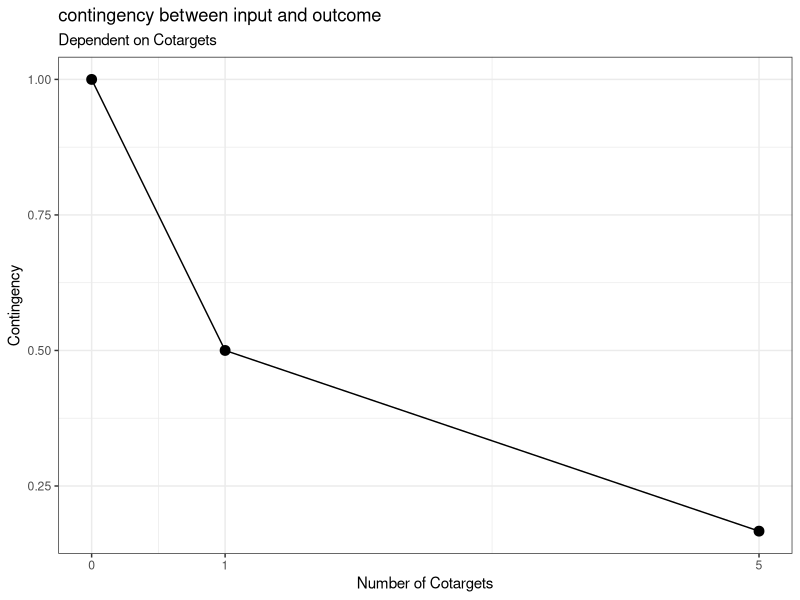
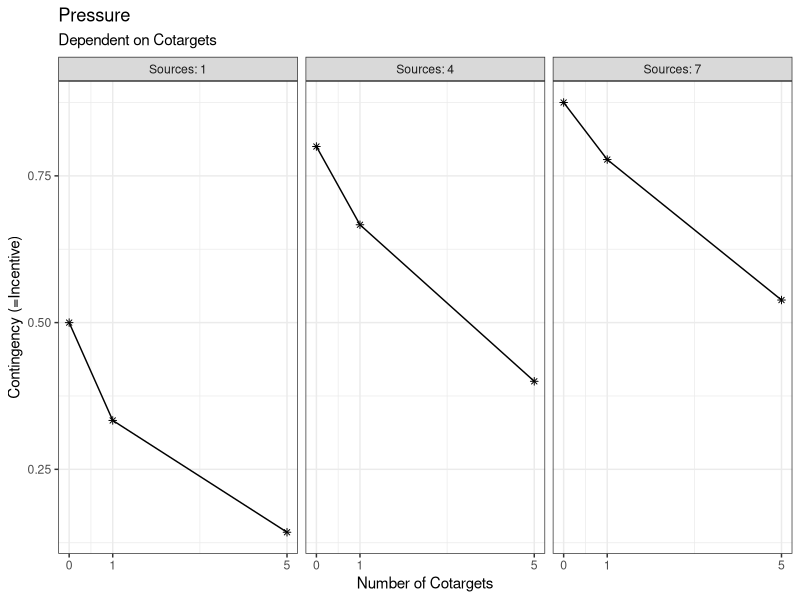
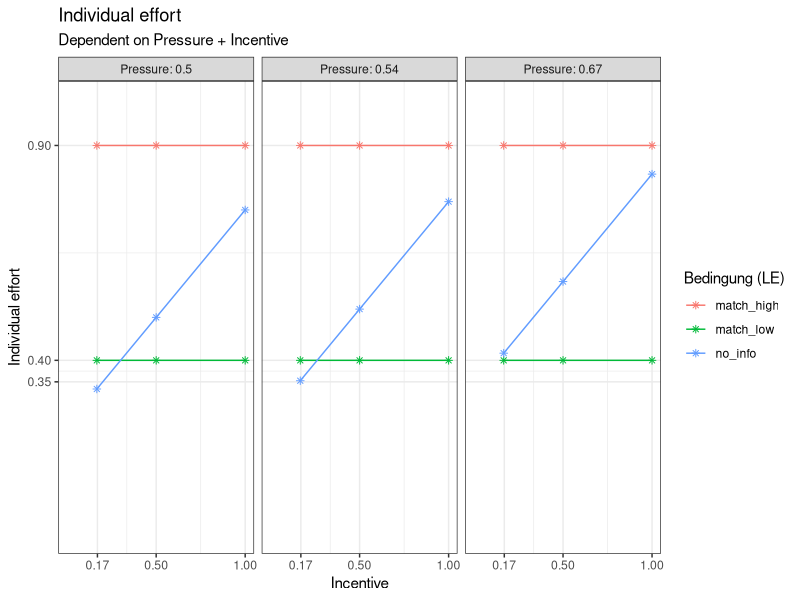
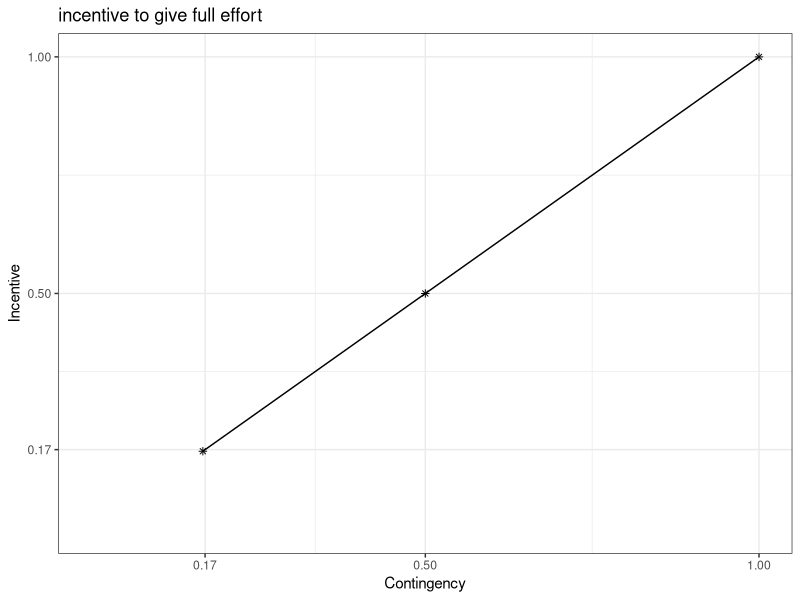
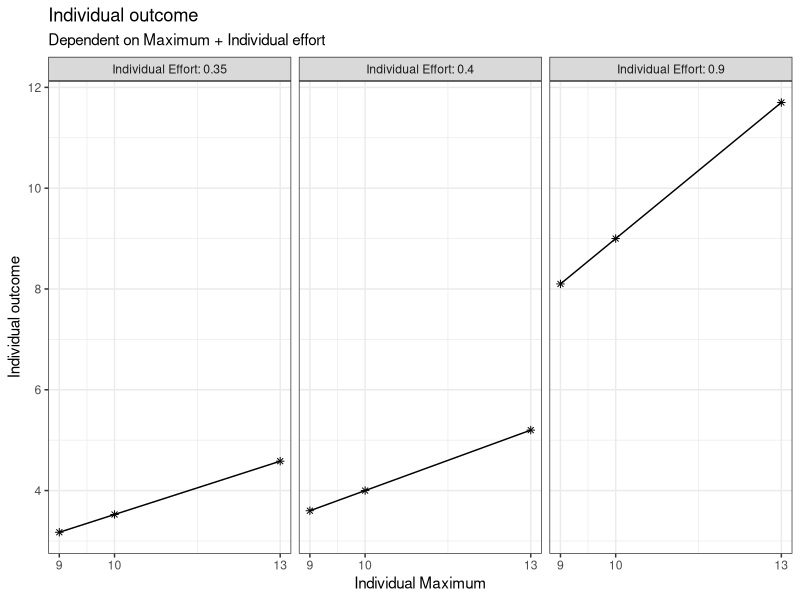

These figures' R source, in order:
###Creating of the base functions to compute the outcome of the simulation later on

# load the necessary libraries (these command are executed in the Quarto Script too, but they remain in this section for better traceability)
library(ggplot2)
library(dplyr)
library(multcomp)

#' p1 Compute the contingency between input and outcome
#' 
#' @param CT number of people who are also viewed as targets of social pressure. Ranges from 0 to infinite (discrete)
#' 
#' @return (CON) contingency between input and outcome. Ranges from 0 to 1 (continuous)

get_CON <- function(CT) {
  n <- CT + 1
  CON <- 1/n
  return(CON)
}

# (example) check vectorized form:
CT <- c(0, 1, 5)
CON <- get_CON(CT)
CON

# (example) create data for CT 
plot_data_CON <- expand.grid(
  CT = c(0, 1, 5)
)

# (example) compute CON from the CT data
plot_data_CON$CON <- get_CON(
  CT = plot_data_CON$CT
)

# (example) plot a visual graph for the p1-function
plot_p1 <- ggplot(plot_data_CON, aes(x = CT, y = CON)) +
  geom_point(size = 3) +
  labs(title = "contingency between input and outcome", 
       subtitle = "Dependent on Cotargets", 
       y = "Contingency", 
       x = "Number of Cotargets") +
  scale_x_continuous(limits = c(0, 5), breaks = c(0, 1, 5)) +
  theme_bw() +
  geom_line()



#' p2 compute the social pressure on each given target member of the group
#' 
#' @param CT number of people who are also viewed as targets of social impact. Ranges from 0 to infinite (discrete)
#' @param S number of people viewed as source of social pressure. Ranges from 0 to infinite (discrete)
#' 
#' @return (P) social pressure. Ranges from 0 to 1 (continuous)

get_P <- function (CT, S) {
  P <- S/(S+CT+1)
  return(P)
}

# (example) check vectorized form:
CT <- c(0, 1, 5)
S <- c(1, 4, 7)
P <- get_P(CT, S)
P

# (example) create data for CT and S 
plot_data_P <- expand.grid(
  CT = c(0, 1, 5),
  S = c(1, 4, 7)
)

# (example) compute pressure from CT and S
plot_data_P$P <- get_P(
  CT = plot_data_P$CT,
  S = plot_data_P$S
)

# (example) create an extra column for the plotting
plot_data_P$S_label <- paste("Sources:", plot_data_P$S)

# (example) plot a visual graph for the p2-function
plot_p2 <-ggplot(plot_data_P, aes(x = CT, y = P)) +
  geom_point(shape = 8) +
  facet_wrap(~plot_data_P$S_label) +
  labs(title = "Pressure", subtitle = "Dependent on Cotargets", y = "Contingency (=Incentive)", x = "Number of Cotargets") +
  scale_x_continuous(limits = c(0, 5), breaks = c(0, 1, 5)) +
  theme_bw() +
  geom_line()



#' t1 compute the incentive to give full effort
#' 
#' @param CON number of people who are also viewed as targets of social impact. Ranges from 0 to infinite (discrete)
#' 
#' @return (INC) incentive to give full effort. Ranges from 0 to 1 (continuous)

#define the social loafing replication condition

get_INC <- function(CON) {
  INC = CON
  return(INC)
}

# (example) check vectorized form:
INC <- get_INC(CON)
INC

# (example) create data for CT 
plot_data_INC <- expand.grid(
  CON = CON
)

# (example) compute the incentive from CT 
plot_data_INC$INC <- get_INC(
  CON = plot_data_INC$CON
)
# (example) plot a visual graph for the t1-function
plot_t1 <- ggplot(plot_data_INC, aes(x = CON, y = INC)) +
  geom_point(shape = 8) +
  labs(title = "incentive to give full effort", y = "Incentive", x = "Contingency") +
  scale_x_continuous(limits = c(0, 1), breaks = c(round(CON, digits = 2))) +
  scale_y_continuous(limits = c(0, 1), breaks = c(round(INC, digits = 2))) +
  theme_bw() +
  geom_line()


#' t3 transform the EMC condition into loafing expectation
#' 
#' @param EMC Effort condition. ordinal variable with the values "1", "2" or "3"
#' 
#' @return (LE) loafing expectation. ordinal variable with possible values as followed: 
#' "match_low", "no_info", "match_high"

get_LE <- function(EMC) {
  LE <- case_match(EMC,
                    1 ~ "match_low",
                    2 ~ "no_info",
                    3 ~ "match_high"
  )
  return(LE)
}

# (example) check vectorized form:
EMC <- c(1, 2, 3)
LE <- get_LE(EMC)
LE

# no example plot is computed, cause there's nothing to show - with the execution of LE we can see the 
# function is working with vectors 


#' p3 compute the individual effort 
#' 
#' @param INC incentive to give full effort. Ranges from 0 to 1 (continuous)
#' @param P social pressure. Ranges from 0 to 1 (continuous)
#' @param LE loafing expectation. ordinal variable with possible values as followed: 
#' "match_low", "no_info", "match_high"
#' 
#' @return (IE) individual effort. Ranges from 0 to 1 (continuous)

get_IE <- function(INC, P, LE) {
  # the Social Loafing baseline (Latané)
  # whilst CT increases, the output decreases
  loafing_effort <- 0.5 * INC + 0.5 * P
  
  # the effort matching logic
  # we're definign fix values which represent the expectation for the "alone"-
  # condition of other subjects (independent of the current group size)
  final_IE <- case_when(
    # condition: co-Target is not loafing in its "alone"-condition
    LE == "match_high" ~ 0.9, 
    
    # condition: Co-Target is loafing in its "alone"-condition
    LE == "match_low"  ~ 0.4, 
    
    # In der no_info Bedingung greift das klassische Modell (Loafing)
    LE == "no_info"    ~ loafing_effort,
    
    TRUE                ~ loafing_effort
  )
  
  return(final_IE)
}

# (example) check vectorized form:
LE <- c("match_high", "match_low", "no_info")
IE <- get_IE(INC, P, LE)
IE


# (example) create data for INC, P and LE
plot_data_IE <- expand.grid(
  INC = INC,
  P = P,
  LE = c("match_high", "match_low", "no_info")
)

# (example) compute the individual effort from INC, P and LE
plot_data_IE$IE <- get_IE(
  INC = plot_data_IE$INC,
  P = plot_data_IE$P, 
  LE = plot_data_IE$LE
)

# (example) create an extra column for the plotting
plot_data_IE$P_label <- paste("Pressure:", round(plot_data_IE$P, digits = 2))

# (example) plot a visual graph for the p3-function
plot_p3 <- ggplot(plot_data_IE, aes(x = INC, y = IE, color = LE, group = LE)) +
  geom_point(shape = 8) +
  facet_wrap(~P_label) +
  labs(title = "Individual effort", 
       subtitle = "Dependent on Pressure + Incentive", 
       y = "Individual effort", 
       x = "Incentive", 
       color = "Bedingung (LE)") +
  scale_x_continuous(limits = c(0, 1), breaks = c(round(INC, digits = 2))) +
  scale_y_continuous(limits = c(0, 1), breaks = c(round(IE, digits = 2))) +
  theme_bw() +
  geom_line()



#' Superfunction - compute the individual effort with some noise (through all the previous functions)
#' 
#' @param CT number of people who are also viewed as targets of social pressure. Ranges from 0 to infinite (discrete)
#' @param S number of people viewed as source of social pressure. Ranges from 0 to infinite 
#' @param EMC Effort condition. ordinal variable with the values "1", "2" or "3"
#' 
#' @return (IE) individual effort. Ranges from 0 to 1 (continuous)

get_super_IE <- function(CT, S, EMC) {
  LE <- get_LE(EMC)
  CON <- get_CON(CT) 
  P <- get_P(CT, S)
  INC <- get_INC(CON)
  IE <- get_IE(INC, P, LE)
  
  IE <- IE + rnorm(length(IE), mean = 0, sd = 0.3)
  IE[IE > 1] <- 1
  IE[IE < 0] <- 0
  return(IE)
}

# note: we dont need plots for our superfunctions, cause they are not directly labeled in the VAST
# note2: this applies for a check of vectorized forms too... we did that earlier

#' t2-function (manifest) - compute the individual outcome
#' 
#' @param MC maximum capacity to scream. Ranges from 0 to 15 (continuous)
#' @param IE individual effort Ranges from 0 to 1 (continuous)
#' 
#' @return (IO) individual outcome. Ranges from 0 to inf. (continuous)

get_IO <- function(MC, IE) {
  IO <- MC * IE   
  return (IO)
}

# (example) check vectorized form:
MC <- c(9, 10, 13)
IO <- get_IO(MC, IE)
IO

# (example) create data for MC and IE
plot_data_IO <- expand.grid(
  MC = c(9, 10, 13),
  IE = IE
)

# (example) compute the individual effort from MC and IE
plot_data_IO$IO <- get_IO(
  MC = plot_data_IO$MC,
  IE = plot_data_IO$IE
)

# (example) create an extra column for the plotting
plot_data_IO$IE_label <- paste("Individual Effort:", round(plot_data_IO$IE, digits = 2))

# (example) plot a visual graph for the t2-function
plot_t2 <- ggplot(plot_data_IO, aes(x = MC, y = IO)) +
  geom_point(shape = 8) +
  facet_wrap(~plot_data_IO$IE_label) +
  labs(title = "Individual outcome", subtitle = "Dependent on Maximum + Individual effort", y = "Individual outcome", x = "Individual Maximum") +
  scale_x_continuous(limits = c(min(MC), max(MC)), breaks = c(round(MC, digits = 2))) +
  scale_y_continuous(limits = c(min(plot_data_IO$IO), max(plot_data_IO$IO)), breaks = pretty(plot_data_IO$IO)) +
  theme_bw() +
  geom_line()


#' Superfunction - compute the individual outcome  (through all the previous functions)
#' 
#' @param CT number of people who are also viewed as targets of social pressure. Ranges from 0 to infinite (discrete)
#' @param S number of people viewed as source of social pressure. Ranges from 0 to infinite (discrete)
#' @param MC maximum capacity to scream. Ranges from 0 to 15 (continuous)
#' 
#' @return (IO) individual outcome. Ranges from 0 to inf (continuous)

get_super_IO <- function(CT, S, MC, EMC){
  IO <- get_super_IE(CT, S, EMC) * MC 
  return (IO)
}

# note: we dont need plots for our superfunctions, cause they are not directly labeled in the VAST
# note2: this applies for a check of vectorized forms too... we did that earlier

# the final simulation for this model can be seen in 02_simulation.R 
